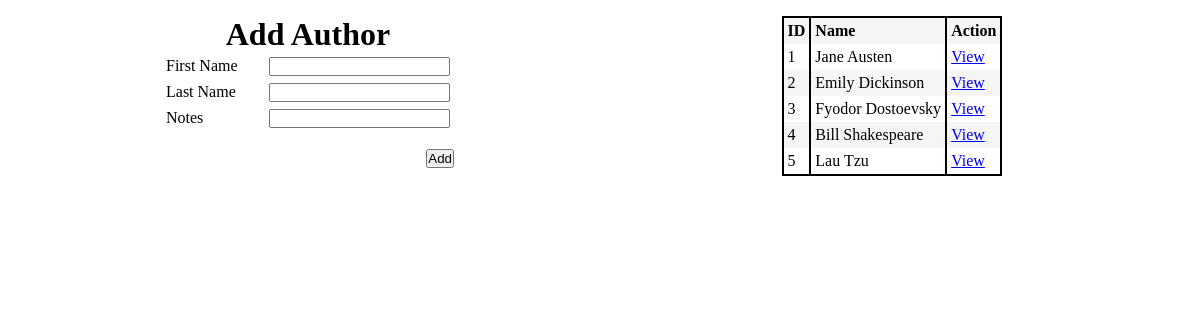
The app's page /authors, older data.
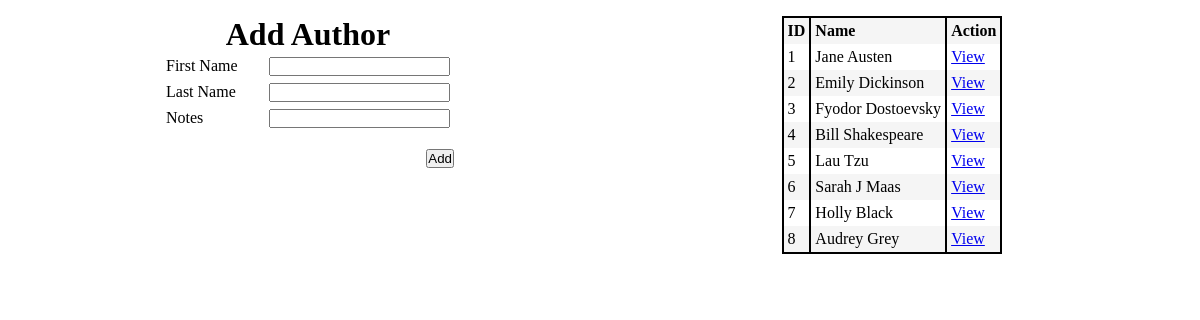
The same page, newer data.
### books_authors_app/models.py (models this page shows)
class Author(models.Model):
    first_name = models.CharField(max_length=255)
    last_name = models.CharField(max_length=255)
    notes = models.TextField(default="")
    books = models.ManyToManyField(Book, related_name="authors")
    created_at = models.DateTimeField(auto_now_add=True)
    updated_at = models.DateTimeField(auto_now=True)

### books_authors_app/views.py (the view)
# urls.py: path('authors', views.authors),
def authors(request):
    context = {
        "authors": Author.objects.all(),
        "books": Book.objects.all()
    }
    return render(request, 'authors.html', context)

### books_authors_app/templates/authors.html (shortened to what this page needs)
<!DOCTYPE html>
<html lang="en">
<head>
    {% load static %}
    <link rel="stylesheet" href="{% static 'authors.css' %}">
</head>
<body>
    <div class="add-author">
        <h1>Add Author</h1>
        <form action="/add_author" method="POST">
            <div>
                <label for="first_name">First Name</label>
                <input type="text" name="first_name">
            </div>
            <div>
                <label for="last_name">Last Name</label>
                <input type="text" name="last_name">
            </div>
            <div>
                <label for="notes">Notes</label>
                <input type="text" name="notes">
            </div>
            <br>
            <input class="submit" type="submit" name="submit" value="Add">
        </form>
    </div>
    <div class="author-list">
        <table>
            <tr>
                <th>ID</th>
                <th>Name</th>
                <th>Action</th>
            </tr>
            {% for author in authors %}
                <tr>
                    <td>{{ author.id }}</td>
                    <td>{{ author.first_name }} {{ author.last_name }}</td>
                    <td><a href="authors/{{ author.id }}">View</a></td>
                </tr>
            {% endfor %}
        </table>
    </div>
</body>
</html>

### books_authors_app/static/authors.css (style rules this page uses)
* { margin: 0; padding: 0; }
body { display: flex; margin: 1em; }
.add-author { width: 25%; margin-left: auto; margin-right: auto; }
.add-author h1 { text-align: center; margin: 0; }
.add-author div { display: block; padding: 0.25em; }
.add-author input { display: inline-block; float: right; }
.author-list { width: 25%; margin-left: auto; margin-right: auto; }
table { width: auto; margin: auto; border: 0.15em solid black; border-collapse: collapse; }
th, td { padding: 0.25em; text-align: left; border-left: 0.15em solid black; }
tbody tr:nth-child(odd) { background-color: whitesmoke; }
table td:first-child, table th:first-child { border-left: none; }
table td:last-child, table th:last-child { border-right: none; }

Row changes from the older to the newer data that the page shows:
added Author: id "6", first_name "Sarah", last_name "J Maas"
added Author: id "7", first_name "Holly", last_name "Black"
added Author: id "8", first_name "Audrey", last_name "Grey"
